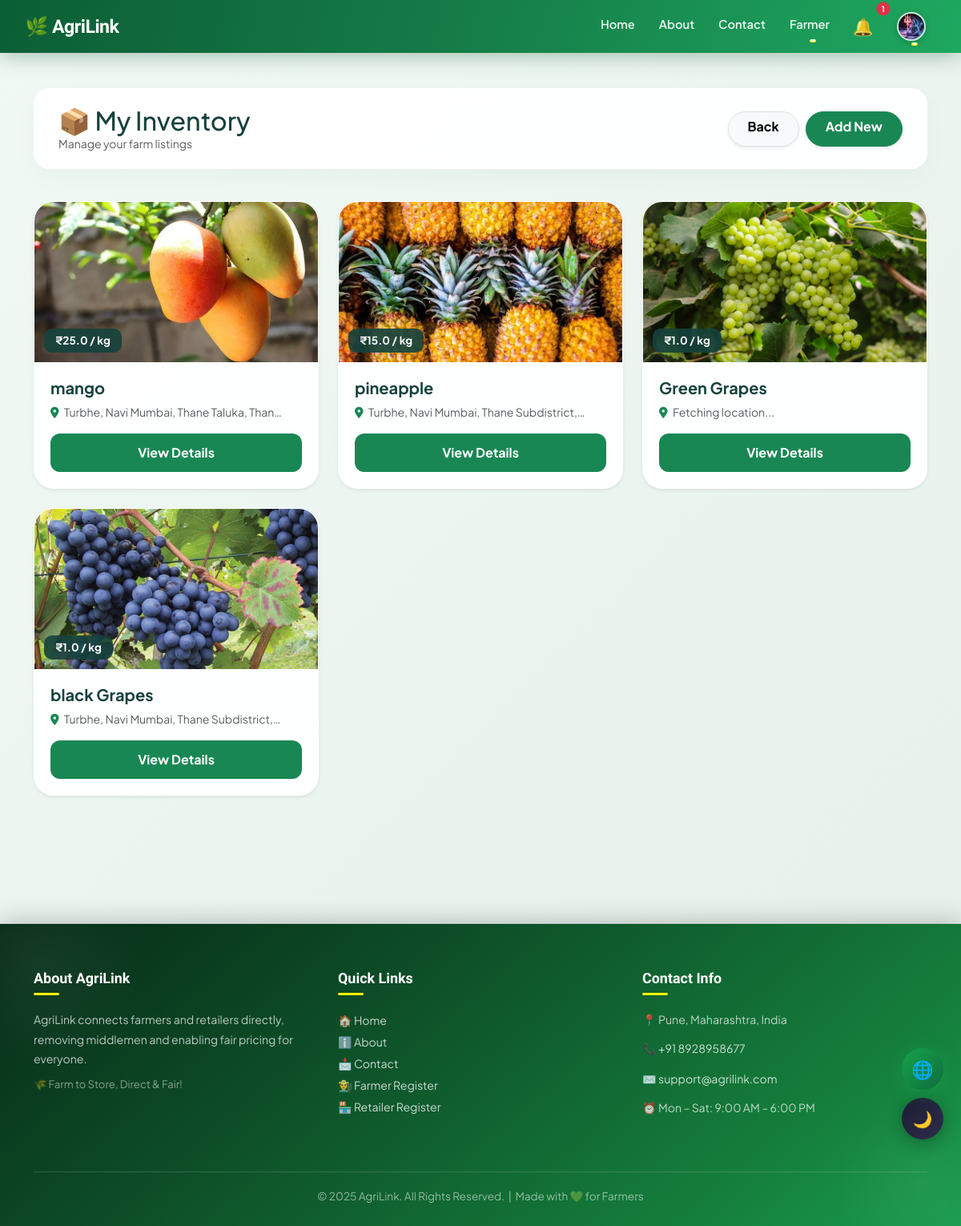
The page /show_products/ (signed in) on the database as committed earlier.
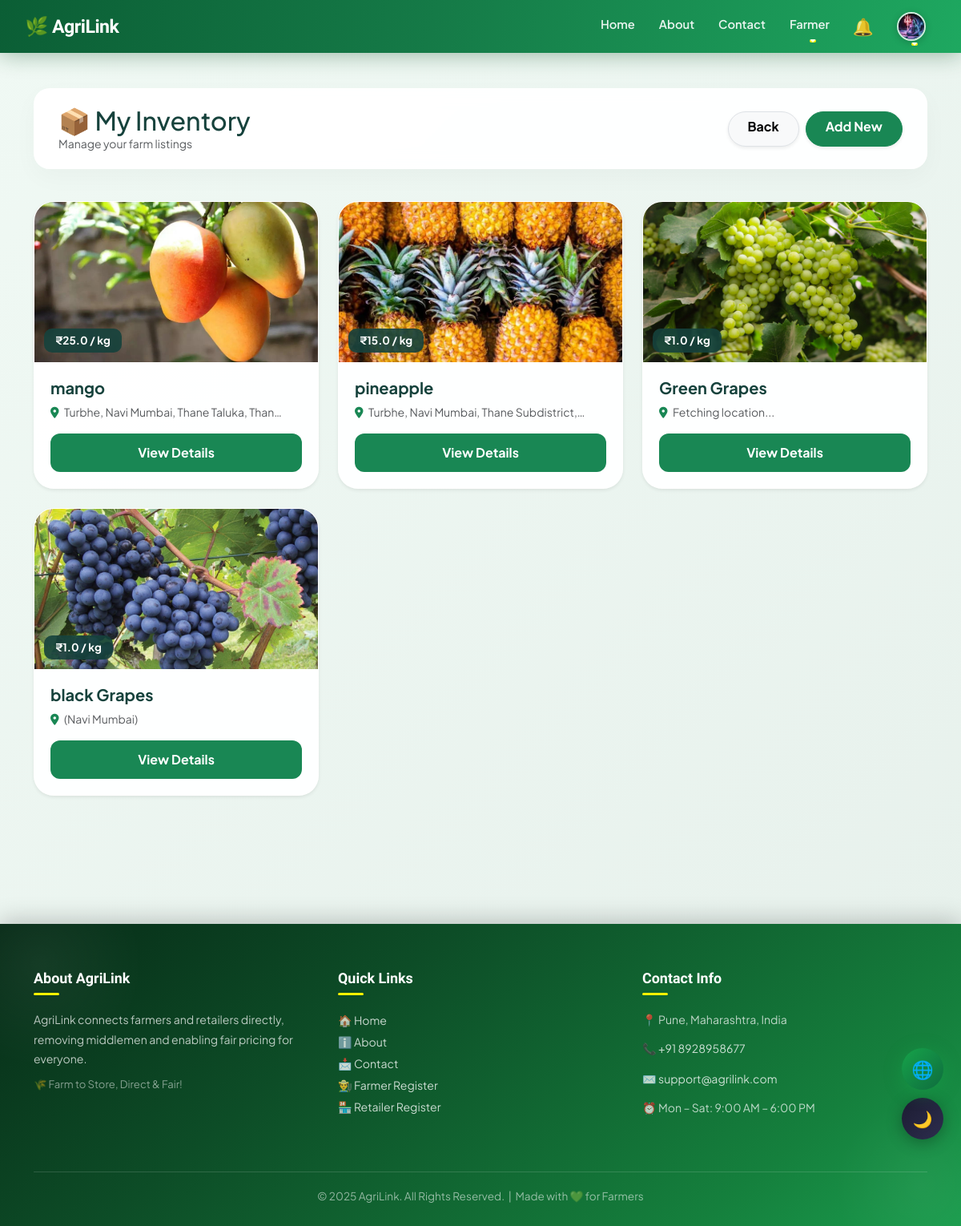
The same page on the database as committed later.
### projectapp/models.py (models this page shows, shortened)
class Product(models.Model):
    product = models.CharField(max_length=100)
    description = models.TextField()
    created_at = models.DateTimeField(default=timezone.now)
    price = models.FloatField()
    latitude = models.FloatField(null=True, blank=True)  # 🆕
    longitude = models.FloatField(null=True, blank=True)  # 🆕
    quantity = models.IntegerField()
    location = models.CharField(max_length=50)
    image = models.ImageField(upload_to='product_images/', blank=True, null=True)
    farmer = models.ForeignKey('Farmer', on_delete=models.CASCADE, related_name='products')

### projectapp/views.py (the view)
# urls.py: path("show_products/", views.show_products, name="show_products"),
def show_products(request):
    farmer_name = request.session.get('name')
    farmer = get_object_or_404(Farmer, name=farmer_name)
    products_to_delete = Product.objects.filter(farmer=farmer, quantity__lte=0)
    for product in products_to_delete:
        if product.image:
            image_path = os.path.join(settings.MEDIA_ROOT, product.image.name)
            if os.path.exists(image_path):
                os.remove(image_path)
        product.delete()
    products = Product.objects.filter(farmer=farmer)
    return render(request, "show_products.html", {"products": products})

### projectapp/context_processors.py (called while the page is built)
def navbar_notifications(request):
    user_type = request.session.get('user_type')
    name = request.session.get('name')
    notes = []
    if user_type == "farmer" and name:
        notes = Notification.objects.filter(receiver_farmer__name=name, is_read=False).order_by('-timestamp')
    elif user_type == "retailer" and name:
        notes = Notification.objects.filter(receiver_retailer__name=name, is_read=False).order_by('-timestamp')
    elif user_type == "driver" and name:
        notes = Notification.objects.filter(receiver_driver__name=name, is_read=False).order_by('-timestamp')
    return {'navbar_notes': notes, 'user_type': user_type}

### projectapp/templates/show_products.html (shortened to what this page needs)
{% extends 'master.html' %}
{% load static %}
{% block body %}
<link rel="stylesheet" href="https://cdnjs.cloudflare.com/ajax/libs/font-awesome/6.4.0/css/all.min.css">
<div class="container main-wrapper">
    <div class="inventory-nav">
        <div>
            <h2 class="fw-800 mb-0" style="color: var(--dark-green);">📦 My Inventory</h2>
            <p class="text-muted small mb-0">Manage your farm listings</p>
        </div>
        <div class="d-flex gap-2">
            <a href="javascript:history.back()" class="btn btn-light rounded-pill px-4 border shadow-sm fw-bold">Back</a>
            <a href="/add_product/" class="btn btn-success rounded-pill px-4 shadow-sm fw-bold">Add New</a>
        </div>
    </div>
    <div class="row g-4">
        {% for p in products %}
        <div class="col-lg-4 col-md-6 col-12">
            <div class="card product-card shadow-sm">
                <div class="image-container">
                    {% if p.image %}
                        <img src="{{ p.image.url }}" class="product-img">
                    {% else %}
                        <img src="{% static 'images/no-image.jpg' %}" class="product-img">
                    {% endif %}
                    <div class="price-badge">₹{{ p.price }} / kg</div>
                </div>
                <div class="card-body-content">
                    <h5 class="fw-bold mb-2" style="color: var(--dark-green);">{{ p.product }}</h5>
                    <p class="text-muted small mb-3"><i class="fas fa-location-dot text-success me-1"></i> {{ p.location|truncatechars:40 }}</p>
                    <button type="button" class="btn-action-view" data-bs-toggle="modal" data-bs-target="#productModal{{ p.id }}">
                        View Details
                    </button>
                </div>
            </div>
        </div>
        {% endfor %}
    </div>
</div>
{% endblock %}

### projectapp/templates/master.html (shortened to what this page needs)
<!doctype html>
<html lang="en">
{% load static %}
<head>
  <link rel="stylesheet" href="https://cdnjs.cloudflare.com/ajax/libs/font-awesome/6.4.0/css/all.min.css">
  <link href="{% static 'css/bootstrap.css' %}" rel="stylesheet">
  <link rel="stylesheet" href="{% static 'css/style.css' %}">
</head>
<body>
<button id="darkModeToggle" aria-label="Toggle Dark Mode">
  <span id="dmIcon">🌙</span>
</button>
<div id="translate-floating-btn" title="Change Language">🌐</div>
<nav class="navbar navbar-expand-lg navbar-dark fixed-top" id="mainNavbar">
  <div class="container-fluid">
    <a class="navbar-brand text-white" href="{% url 'home' %}">🌿 AgriLink</a>
    <div class="collapse navbar-collapse" id="navMenu">
      <ul class="navbar-nav ms-auto align-items-center" style="gap:4px;">
        <li class="nav-item"><a class="nav-link" href="{% url 'home' %}">Home</a></li>
        <li class="nav-item"><a class="nav-link" href="{% url 'home' %}#about">About</a></li>
        <li class="nav-item"><a class="nav-link" href="{% url 'home' %}#contact">Contact</a></li>
        {% if request.session.user_type == "farmer" %}
        <li class="nav-item dropdown">
          <a class="nav-link dropdown-toggle" href="#" data-bs-toggle="dropdown">Farmer</a>
        </li>
        {% endif %}
        <li class="nav-item dropdown">
          {% if user_type %}
          <a class="nav-link position-relative" href="#" id="navbarDropdown" role="button"
             data-bs-toggle="dropdown" style="font-size:1.3rem;padding:6px 12px !important;">
            🔔
            {% if navbar_notes and navbar_notes|length > 0 %}
            <span class="badge bg-danger position-absolute top-0 start-100 translate-middle" id="bellBadge"
                  style="font-size:.62rem;min-width:17px;height:17px;border-radius:9px;display:flex;align-items:center;justify-content:center;">
              {{ navbar_notes|length }}
            </span>
            {% endif %}
          </a>
          {% endif %}
        </li>
        {% if request.session.user_type in "farmer retailer" %}
        <li class="nav-item dropdown">
          <a class="nav-link dropdown-toggle d-flex align-items-center gap-1" href="#" data-bs-toggle="dropdown">
            <img src="{{ request.session.profile_image|default:'/static/images/no-image.jpg' }}"
                 style="width:36px;height:36px;border-radius:50%;object-fit:cover;" alt="Profile">
          </a>
        </li>
        {% endif %}
      </ul>
    </div>
  </div>
</nav>
<div class="container-fluid p-0 content-wrapper">
  {% block body %}{% endblock %}
</div>
<footer>
  <div class="container" style="position:relative;z-index:1;">
    <div class="row">
      <div class="col-md-4 mb-4">
        <h5>About AgriLink</h5>
        <p>AgriLink connects farmers and retailers directly, removing middlemen and enabling fair pricing for everyone.</p>
        <p style="color:rgba(255,255,255,.5);font-size:.82rem;margin-top:8px;">🌾 Farm to Store, Direct &amp; Fair!</p>
      </div>
      <div class="col-md-4 mb-4">
        <h5>Quick Links</h5>
        <a href="{% url 'home' %}" class="d-block">🏠 Home</a>
        <a href="{% url 'home' %}#about" class="d-block">ℹ️ About</a>
        <a href="{% url 'home' %}#contact" class="d-block">📩 Contact</a>
        <a href="{% url 'farmer_register' %}" class="d-block">👨‍🌾 Farmer Register</a>
        <a href="{% url 'retailer_register' %}" class="d-block">🏪 Retailer Register</a>
      </div>
      <div class="col-md-4 mb-4">
        <h5>Contact Info</h5>
        <p>📍 Pune, Maharashtra, India</p>
        <p>📞 <a href="tel:+918928958677" style="color:rgba(255,255,255,.78)!important;">+91 8928958677</a></p>
        <p>✉️ <a href="mailto:support@agrilink.com" style="color:rgba(255,255,255,.78)!important;">support@agrilink.com</a></p>
        <p>⏰ Mon – Sat: 9:00 AM – 6:00 PM</p>
      </div>
    </div>
    <div class="footer-bottom">
      &copy; 2025 AgriLink. All Rights Reserved. &nbsp;|&nbsp; Made with 💚 for Farmers
    </div>
  </div>
</footer>
</body>
</html>

### projectapp/templates/master.html (style rules this page uses)
:root { --g50: #f0fdf4; --g100: #dcfce7; --g200: #bbf7d0; --g400: #4ade80; --g500: #22c55e; --g600: #16a34a; --g700: #15803d; --g800: #166534; --g900: #14532d; --bg: #ffffff; --bg2: #f0fdf4; --bg3: #ffffff; --txt: #0d1f14; --txt2: #3d6650; --txt3: #6b8070; --bdr: #d1fae5; --inp: #f8fffc; --sh1: 0 1px 4px rgba(10,40,20,.07); --sh2: 0 4px 18px rgba(10,40,20,.11); --sh3: 0 14px 44px rgba(10,40,20,.15); --stripe: #f0fdf4; }
*, *::before, *::after { box-sizing: border-box; }
html { scroll-behavior: smooth; }
body { font-family: 'Plus Jakarta Sans', sans-serif; background: var(--bg); color: var(--txt); transition: background .35s, color .35s; overflow-x: hidden; top: 0 !important; margin: 0; padding: 0; }
.navbar { background: linear-gradient(105deg, #0b5e35 0%, #157a47 45%, #1ea860 100%) !important; box-shadow: 0 2px 28px rgba(10,80,35,.38); backdrop-filter: blur(14px); -webkit-backdrop-filter: blur(14px); transition: all .3s ease; padding: 0 1.2rem; min-height: 66px; }
.navbar-brand { font-family: 'Sora', sans-serif; font-size: 1.45rem !important; font-weight: 800 !important; letter-spacing: -.5px; transition: all .25s; }
.navbar-nav .nav-link { position: relative; padding: 8px 13px !important; font-weight: 600; font-size: .92rem; color: rgba(255,255,255,.9) !important; border-radius: 8px; transition: all .22s ease; }
.navbar-nav .nav-link::after { content: ''; position: absolute; bottom: 2px; left: 50%; transform: translateX(-50%); width: 0; height: 2px; background: #fff200; transition: width .28s ease; border-radius: 2px; }
.navbar img { border: 2.5px solid rgba(255,255,255,.8) !important; box-shadow: 0 2px 10px rgba(0,0,0,.2); transition: all .28s ease; }
#translate-floating-btn { position: fixed; bottom: 170px; right: 22px; background: linear-gradient(135deg, #16a34a, #0f6c3e); color: white; width: 52px; height: 52px; border-radius: 50%; display: flex; justify-content: center; align-items: center; font-size: 22px; cursor: pointer; box-shadow: 0 4px 22px rgba(22,163,74,.48); z-index: 9999; transition: transform .28s, box-shadow .28s; }
#darkModeToggle { position: fixed; bottom: 108px; right: 22px; width: 52px; height: 52px; border-radius: 50%; border: none; cursor: pointer; z-index: 9998; display: flex; justify-content: center; align-items: center; font-size: 20px; transition: all .28s ease; box-shadow: 0 4px 20px rgba(0,0,0,.3); background: linear-gradient(135deg, #1c1c32, #2d2d4e); color: #fbbf24; }
footer { background: linear-gradient(140deg, #072b17 0%, #0d4d27 35%, #15803d 80%, #1a9c4d 100%) !important; color: white !important; padding: 56px 0 26px; margin-top: 60px; box-shadow: 0 -4px 28px rgba(0,0,0,.22); position: relative; overflow: hidden; }
footer::before { content: ''; position: absolute; top: -80px; left: -80px; width: 260px; height: 260px; background: radial-gradient(circle, rgba(255,255,255,.05) 0%, transparent 70%); border-radius: 50%; pointer-events: none; }
footer::after { content: ''; position: absolute; bottom: -60px; right: -60px; width: 220px; height: 220px; background: radial-gradient(circle, rgba(255,255,255,.04) 0%, transparent 70%); border-radius: 50%; pointer-events: none; }
footer h5 { font-family: 'Sora', sans-serif; font-weight: 700; font-size: 1.12rem; margin-bottom: 18px; position: relative; display: inline-block; padding-bottom: 10px; }
footer h5::after { content: ''; position: absolute; bottom: 0; left: 0; width: 32px; height: 3px; background: #fff200; border-radius: 2px; }
footer a { text-decoration: none !important; color: rgba(255,255,255,.78) !important; transition: all .22s ease; display: inline-block; padding: 3px 0; font-size: .88rem; }
footer p { color: rgba(255,255,255,.72); font-size: .88rem; line-height: 1.75; margin-bottom: 8px; }
.footer-bottom { margin-top: 36px; padding-top: 20px; border-top: 1px solid rgba(255,255,255,.14); font-size: .85rem; color: rgba(255,255,255,.55); text-align: center; }
.content-wrapper { min-height: calc(100vh - 200px); }
@media (hover: none) { .nav-link, .dropdown-item, .btn { min-height: 44px; } }

Rows that differ between the two databases and show on the page:
changed Product "black Grapes": location "Turbhe, Navi Mumbai, Thane Subdistrict,…" → "(Navi Mumbai)"
Other text that changed with them:
{{ navbar_notes|length }}: "1" → (not shown)
